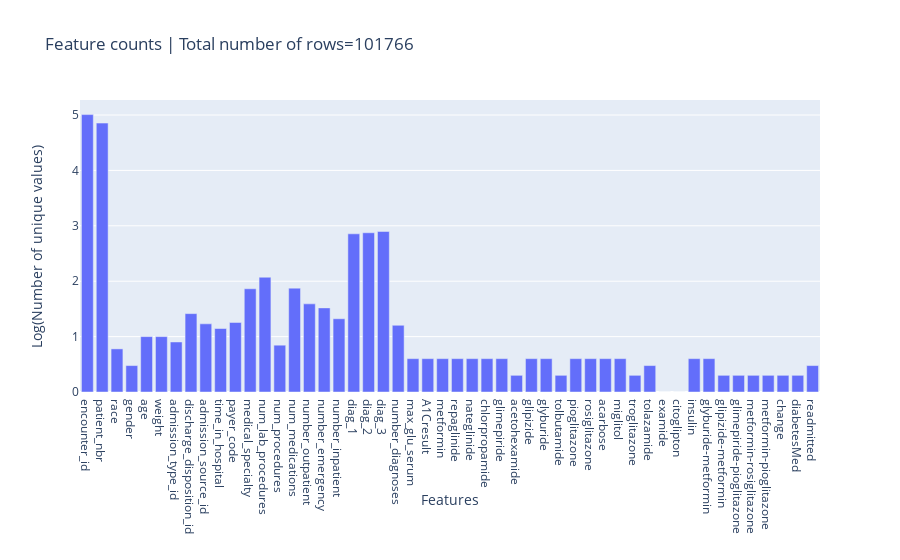
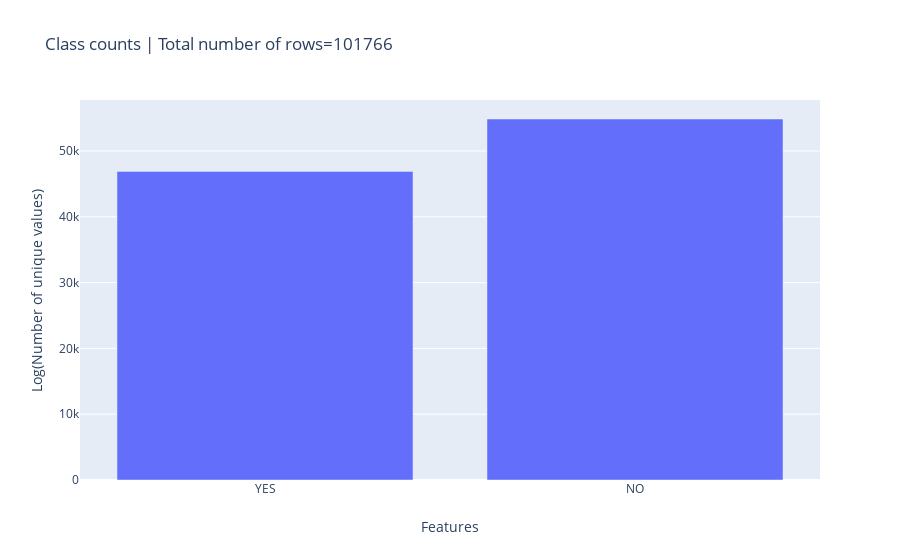
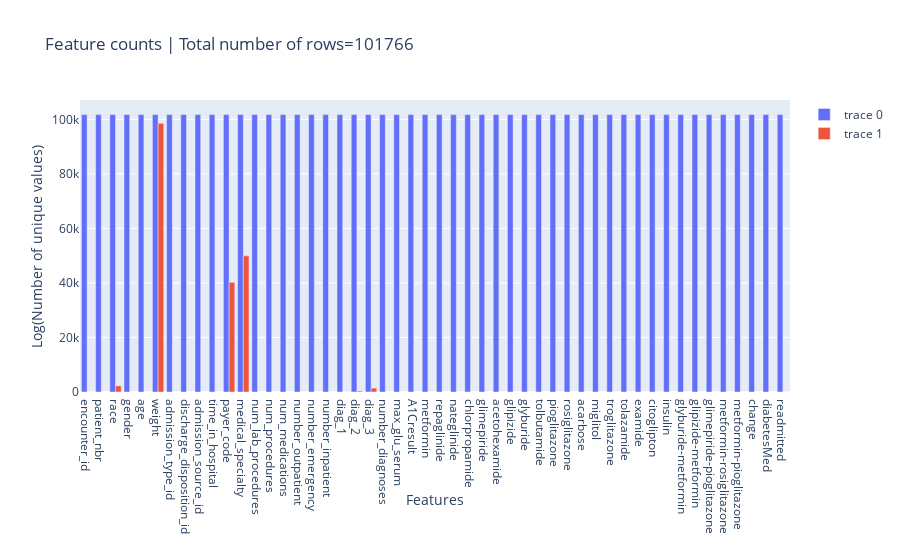

Here is the notebook cell these charts were saved with, in order:
### Code cell
EDA = ExploratoryDataAnalysis(data)
EDA.plot_class_counts()
EDA.plot_class_count()
EDA.plot_missing_count()

### Figure 1 — Plotly figure (JSON) as saved in the notebook; plotly's stock layout.template omitted (floating-point values rounded to 4 significant figures)
{"data": [{"type": "bar", "x": ["encounter_id", "patient_nbr", "race", "gender", "age", "weight", "admission_type_id", "discharge_disposition_id", "admission_source_id", "time_in_hospital", "payer_code", "medical_specialty", "num_lab_procedures", "num_procedures", "num_medications", "number_outpatient", "number_emergency", "number_inpatient", "diag_1", "diag_2", "diag_3", "number_diagnoses", "max_glu_serum", "A1Cresult", "metformin", "repaglinide", "nateglinide", "chlorpropamide", "glimepiride", "acetohexamide", "glipizide", "glyburide", "tolbutamide", "pioglitazone", "rosiglitazone", "acarbose", "miglitol", "troglitazone", "tolazamide", "examide", "citoglipton", "insulin", "glyburide-metformin", "glipizide-metformin", "glimepiride-pioglitazone", "metformin-rosiglitazone", "metformin-pioglitazone", "change", "diabetesMed", "readmitted"], "y": [5.008, 4.854, 0.7782, 0.4771, 1, 1, 0.9031, 1.415, 1.23, 1.146, 1.255, 1.863, 2.072, 0.8451, 1.875, 1.591, 1.519, 1.322, 2.856, 2.874, 2.898, 1.204, 0.6021, 0.6021, 0.6021, 0.6021, 0.6021, 0.6021, 0.6021, 0.301, 0.6021, 0.6021, 0.301, 0.6021, 0.6021, 0.6021, 0.6021, 0.301, 0.4771, 0, 0, 0.6021, 0.6021, 0.301, 0.301, 0.301, 0.301, 0.301, 0.301, 0.4771]}], "layout": {"title": {"text": "Feature counts | Total number of rows=101766"}, "xaxis": {"title": {"text": "Features"}}, "yaxis": {"title": {"text": "Log(Number of unique values)"}}}}

### Figure 2 — Plotly figure (JSON) as saved in the notebook; plotly's stock layout.template omitted (floating-point values rounded to 4 significant figures)
{"data": [{"type": "bar", "x": ["YES", "NO"], "y": [46902, 54864]}], "layout": {"title": {"text": "Class counts | Total number of rows=101766"}, "xaxis": {"title": {"text": "Features"}}, "yaxis": {"title": {"text": "Log(Number of unique values)"}}}}

### Figure 3 — Plotly figure (JSON) as saved in the notebook; plotly's stock layout.template omitted (floating-point values rounded to 4 significant figures)
{"data": [{"type": "bar", "x": ["encounter_id", "patient_nbr", "race", "gender", "age", "weight", "admission_type_id", "discharge_disposition_id", "admission_source_id", "time_in_hospital", "payer_code", "medical_specialty", "num_lab_procedures", "num_procedures", "num_medications", "number_outpatient", "number_emergency", "number_inpatient", "diag_1", "diag_2", "diag_3", "number_diagnoses", "max_glu_serum", "A1Cresult", "metformin", "repaglinide", "nateglinide", "chlorpropamide", "glimepiride", "acetohexamide", "glipizide", "glyburide", "tolbutamide", "pioglitazone", "rosiglitazone", "acarbose", "miglitol", "troglitazone", "tolazamide", "examide", "citoglipton", "insulin", "glyburide-metformin", "glipizide-metformin", "glimepiride-pioglitazone", "metformin-rosiglitazone", "metformin-pioglitazone", "change", "diabetesMed", "readmitted"], "y": [101766, 101766, 101766, 101766, 101766, 101766, 101766, 101766, 101766, 101766, 101766, 101766, 101766, 101766, 101766, 101766, 101766, 101766, 101766, 101766, 101766, 101766, 101766, 101766, 101766, 101766, 101766, 101766, 101766, 101766, 101766, 101766, 101766, 101766, 101766, 101766, 101766, 101766, 101766, 101766, 101766, 101766, 101766, 101766, 101766, 101766, 101766, 101766, 101766, 101766]}, {"type": "bar", "x": ["encounter_id", "patient_nbr", "race", "gender", "age", "weight", "admission_type_id", "discharge_disposition_id", "admission_source_id", "time_in_hospital", "payer_code", "medical_specialty", "num_lab_procedures", "num_procedures", "num_medications", "number_outpatient", "number_emergency", "number_inpatient", "diag_1", "diag_2", "diag_3", "number_diagnoses", "max_glu_serum", "A1Cresult", "metformin", "repaglinide", "nateglinide", "chlorpropamide", "glimepiride", "acetohexamide", "glipizide", "glyburide", "tolbutamide", "pioglitazone", "rosiglitazone", "acarbose", "miglitol", "troglitazone", "tolazamide", "examide", "citoglipton", "insulin", "glyburide-metformin", "glipizide-metformin", "glimepiride-pioglitazone", "metformin-rosiglitazone", "metformin-pioglitazone", "change", "diabetesMed", "readmitted"], "y": [0, 0, 2273, 0, 0, 98569, 0, 0, 0, 0, 40256, 49949, 0, 0, 0, 0, 0, 0, 21, 358, 1423, 0, 0, 0, 0, 0, 0, 0, 0, 0, 0, 0, 0, 0, 0, 0, 0, 0, 0, 0, 0, 0, 0, 0, 0, 0, 0, 0, 0, 0]}], "layout": {"title": {"text": "Feature counts | Total number of rows=101766"}, "xaxis": {"title": {"text": "Features"}}, "yaxis": {"title": {"text": "Log(Number of unique values)"}}}}
